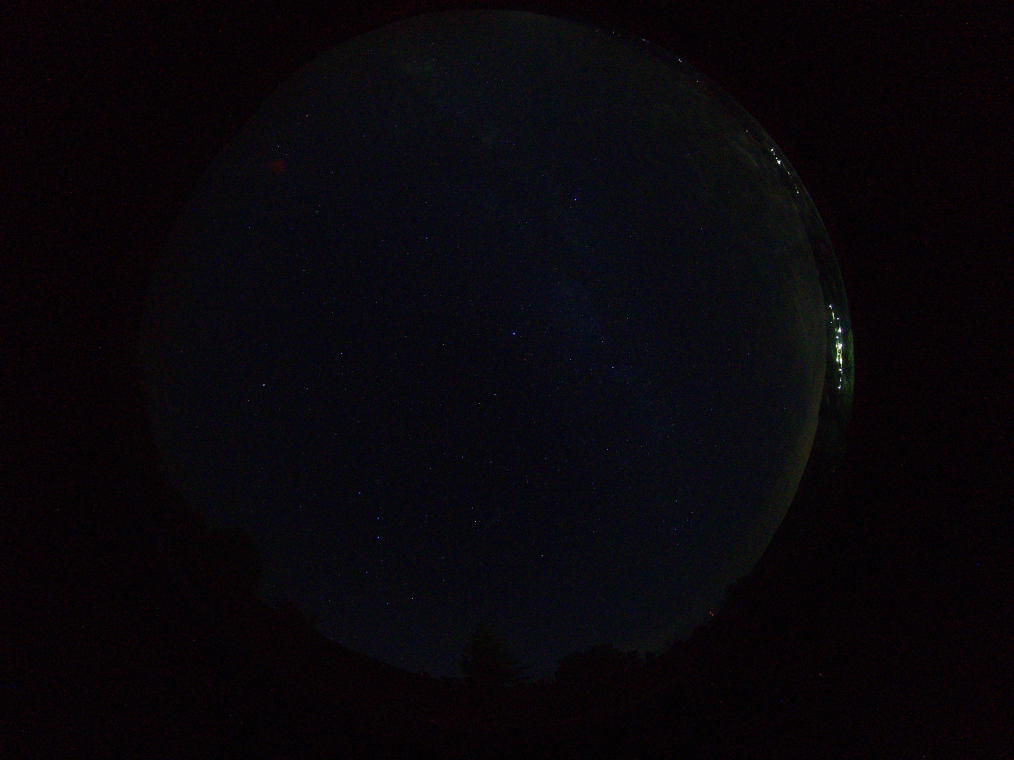
#> input picture examples/images/2026_07_08_01_01_06.jpg, 4056 x 3040 px (shown at 1/4 size)
$ python -i config.py   (imports and definitions only)
#> lines starting #> are read from the running program, lines starting #| are printed output that depends on the picture
"""Run-time options of the calibration and a few helpers shared by the modules.

The defaults are the ones validated on the multi-camera test set (version 1.0). They can be changed for a block
of code with :func:`options`::

    with ascal.config.options(max_time=60, refraction=False):
        result = ascal.calibrate([frame], site)

Options
-------
max_time        seconds allowed for one calibration (detection excluded when called from the API); 40
refraction      compare detections with apparent (refracted) altitudes; True
scale_radii     scale every pixel radius and step with the plate scale (f / 1005 px/rad, the reference camera); True
presmooth       "auto": Gaussian pre-smoothing when the measured star FWHM is below 2.2 px (undersampled stars); None disables
noise           "mad": detection threshold from the MAD of the background-subtracted frame; "rms": photutils box rms (0.3.0)
box_scale       background box proportional to the plate scale; True
tiles           "auto" (3 x 3 tiles above 16 Mpx, processed in parallel) or an integer
workers         processes for tiled detection; None = min(tiles^2, CPU count)
min_pairs       quality gate inside the refinement; 30
stage_repeats   passes over the progressive association stages; 2
parity          "auto" (try both), "direct" or "mirror"
disc            fixed sky disc (cx, cy, r) in pixels, or None
"""
from __future__ import annotations

import contextlib
import os
from typing import Any, Dict, Iterator

import numpy as np

REF_F = 1005.0          # px/rad of the reference camera (ZRO); radii of the 0.3.0 procedure refer to it

DEFAULTS: Dict[str, Any] = {
    "max_time": 40.0,
    "refraction": True,
    "scale_radii": True,
    "presmooth": "auto",
    "noise": "mad",
    "box_scale": True,
    "tiles": "auto",
    "workers": None,
    "min_pairs": 30,
    "stage_repeats": 2,
    "parity": "auto",
    "disc": None,
}

CFG: Dict[str, Any] = dict(DEFAULTS)


def get(key: str, default: Any = None) -> Any:
    return CFG.get(key, default)


@contextlib.contextmanager
def options(**changes: Any) -> Iterator[Dict[str, Any]]:
    """Temporarily change options (unknown names raise KeyError)."""
    unknown = set(changes) - set(DEFAULTS) - {"focal_scales", "psi_step", "min_pose_pairs", "k_priors", "elev"}
    if unknown:
        raise KeyError(f"unknown ascal options: {sorted(unknown)}")
    saved = dict(CFG)
    CFG.update(changes)
    try:
        yield CFG
    finally:
        CFG.clear()
        CFG.update(saved)


def radius_scale(f: float) -> float:
    """Factor applied to the pixel radii of the 0.3.0 procedure for a camera of focal length ``f`` (px/rad)."""
    return float(np.clip(f / REF_F, 0.25, 4.0)) if CFG.get("scale_radii") else 1.0


def refraction_deg(alt_true_deg, elev_m: float = 0.0):
    """Atmospheric refraction (deg) for a true altitude, Saemundsson (1986), scaled to the pressure at ``elev_m``."""
    h = np.asarray(alt_true_deg, float)
    p = 1010.0 * np.exp(-float(elev_m or 0.0) / 8400.0)
    r_arcmin = 1.02 / np.tan(np.radians(h + 10.3 / (h + 5.11))) * (p / 1010.0)
    return np.where(h > -1.0, r_arcmin / 60.0, 0.0)


def n_workers(n_tasks: int) -> int:
    w = CFG.get("workers")
    return max(1, min(n_tasks, int(w) if w else (os.cpu_count() or 1)))


def robust_disc_candidates(gray, n=4):
    """Candidate sky discs (cx, cy, r) from Hough circles on a downsampled, log-stretched frame,
    ranked by the brightness contrast across the circle (inside minus outside)."""
#> called with n = 4
    import cv2

    h, w = gray.shape
#> h = 3040; w = 4056
    scale = max(1, int(round(min(h, w) / 480)))
#> scale = 6
    small = cv2.resize(gray, (w // scale, h // scale), interpolation=cv2.INTER_AREA).astype(np.float32)
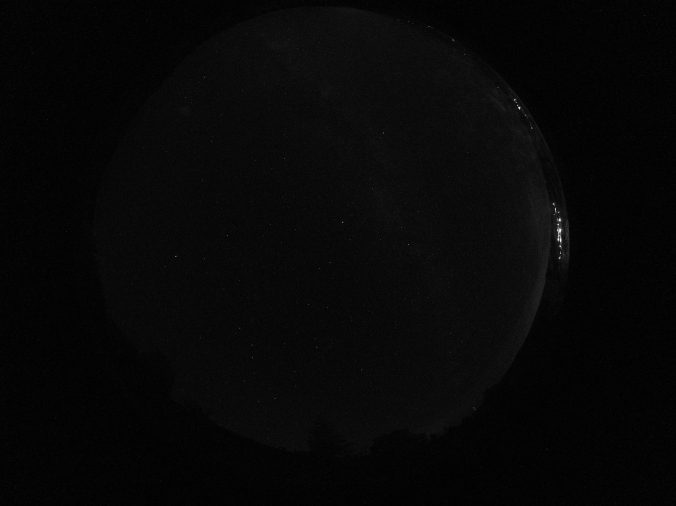
#> small: shape (506, 676) float32; min 0, max 246, mean 7.2
    lo, hi = np.percentile(small, [1, 99.5])
#> lo = 2; hi = 24
    s = np.clip((small - lo) / max(hi - lo, 1e-6), 0, 1)
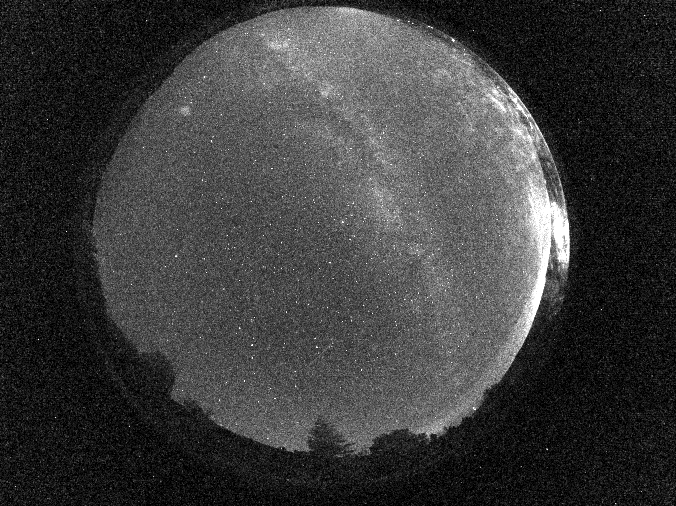
#> s: shape (506, 676) float32; min 0, max 1, mean 0.234
    s = np.log1p(30 * s) / np.log1p(30)
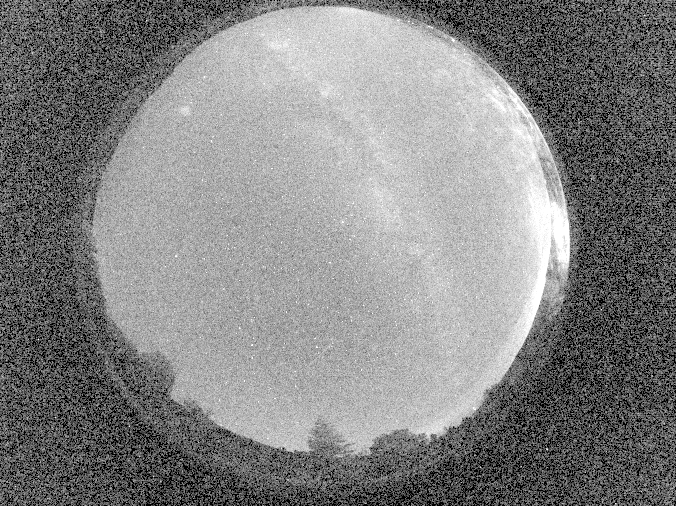
#> s: shape (506, 676) float32; min 0, max 1, mean 0.515
    s8 = cv2.GaussianBlur((255 * s).astype(np.uint8), (0, 0), 2)
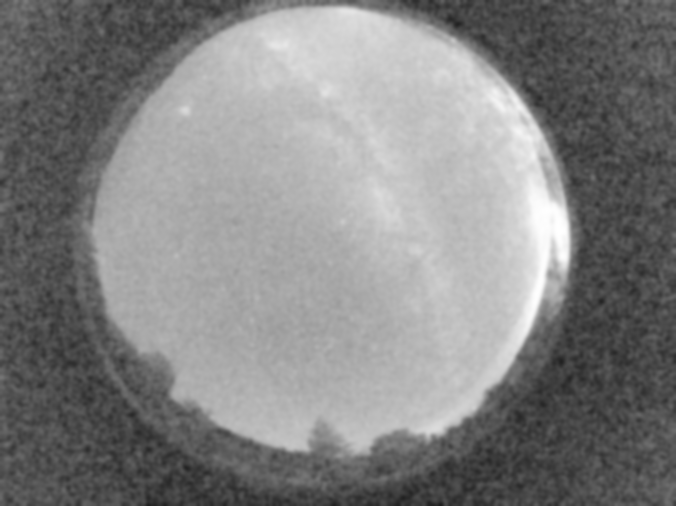
#> s8: shape (506, 676); min 28, max 255, mean 130.7
    sh, sw = s8.shape
#> sh = 506; sw = 676
    m = min(sh, sw)
#> m = 506
    cands = []
    for p2 in (60, 45, 30, 20):
        c = cv2.HoughCircles(s8, cv2.HOUGH_GRADIENT, dp=1.5, minDist=m * 0.05, param1=60, param2=p2,
                             minRadius=int(0.3 * m), maxRadius=int(0.75 * max(sh, sw)))
        if c is not None:
            cands += [tuple(v) for v in c[0][:40]]
        if len(cands) >= 20:
            break
#> after the loop, cands = 40 items, first 6: (330.8, 242.2, 238.4), (282.8, 221.2, 269.4), (357.8, 260.2, 267), (302.2, 255.8, 269), (333.8, 189.8, 312.7), (347.2, 158.2, 297.4)
    yy, xx = np.mgrid[0:sh, 0:sw]
    out = []
    for cx, cy, r in cands:
        if not (0.15 * sw < cx < 0.85 * sw and 0.15 * sh < cy < 0.85 * sh):
            continue
        d = np.hypot(xx - cx, yy - cy)
        inn = s[(d > 0.88 * r) & (d < 0.97 * r)]
        out_ = s[(d > 1.03 * r) & (d < 1.12 * r)]
        core = s[d < 0.5 * r]
        if inn.size < 50 or out_.size < 50:
            continue
        contrast = float(np.median(inn) - np.median(out_))
        sim = -abs(float(np.median(inn)) - float(np.median(core)))
        out.append((contrast + 0.5 * sim, cx * scale, cy * scale, r * scale))
#> this loop made 40 passes
#> (cx, cy, r, contrast, sim) on passes 1 to 12: (330.8, 242.2, 238.4, 0.303, -0.0354), (282.8, 221.2, 269.4, 0.0908, -0.212), (357.8, 260.2, 267, 0.0908, -0.247), (302.2, 255.8, 269, 0.133, -0.303), (333.8, 189.8, 312.7, 0, -0.338), (347.2, 158.2, 297.4, 0.0908, -0.279), (297.8, 281.2, 279.5, 0.0908, -0.212), (321.8, 323.2, 317, 0, -0.303), (330.8, 275.2, 269.4, 0.223, -0.212), (350.2, 317.2, 315, 0, -0.303), (344.2, 216.8, 284, 0.133, -0.338), (305.2, 194.2, 304.8, 0.133, -0.338)
#> pass 1, in robust_disc_candidates, `d = np.hypot(xx - cx, yy - cy)`:
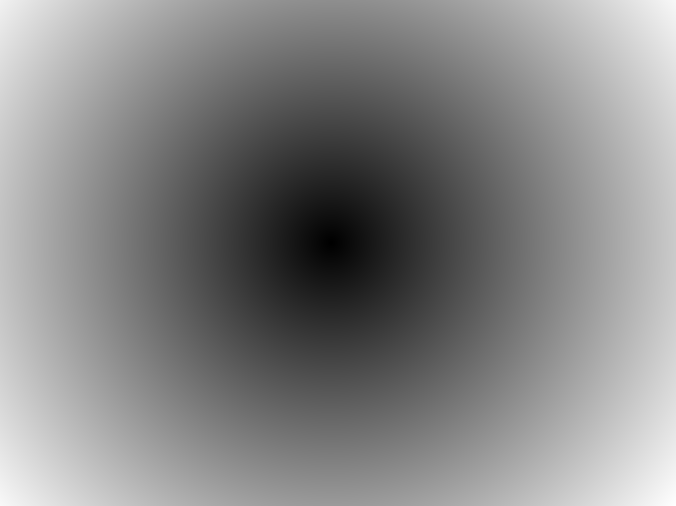
#> d: shape (506, 676) float64; min 0.354, max 433.1, mean 227.8; drawn with min black and max white
#> pass 2, in robust_disc_candidates, `d = np.hypot(xx - cx, yy - cy)`:
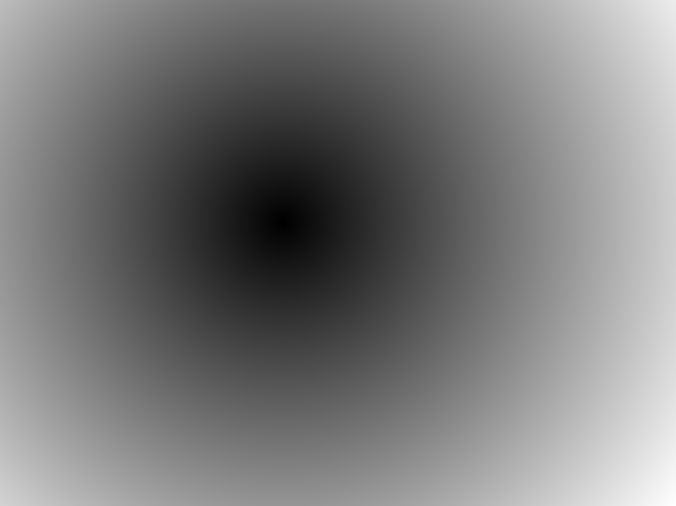
#> d: shape (506, 676) float64; min 0.354, max 484.1, mean 233.2; drawn with min black and max white
#> pass 3, in robust_disc_candidates, `d = np.hypot(xx - cx, yy - cy)`:
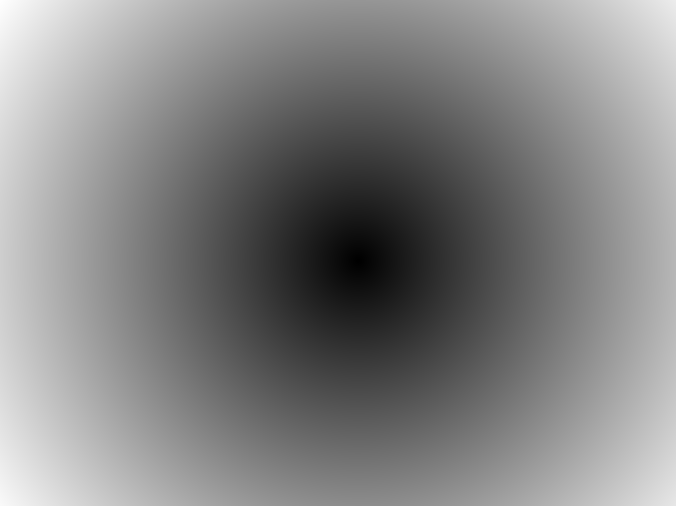
#> d: shape (506, 676) float64; min 0.354, max 442.4, mean 228.2; drawn with min black and max white
#> after the loop, out = 40 items, first 6: (0.285, 1984.5, 1453.5, 1430.7), (-0.0152, 1696.5, 1327.5, 1616.1), (-0.0329, 2146.5, 1561.5, 1601.7), (-0.0188, 1813.5, 1534.5, 1614.3), (-0.169, 2002.5, 1138.5, 1876.2), (-0.0487, 2083.5, 949.5, 1784.4)
    out.sort(key=lambda t: -t[0])
    res = []
    for sc, cx, cy, r in out:
        if all(abs(cx - a) + abs(cy - b) > 0.05 * r or abs(r - c) > 0.05 * r for a, b, c in res):
            res.append((float(cx), float(cy), float(r)))
        if len(res) >= n:
            break
#> this loop made 4 passes
#> (sc, cx, cy, r) on passes 1 to 4: (0.285, 1984.5, 1453.5, 1430.7), (0.117, 1984.5, 1651.5, 1616.1), (0.00492, 1813.5, 2173.5, 2148), (0.00492, 1705.5, 2299.5, 2292.9)
#> after the loop, res = [(1984.5, 1453.5, 1430.7), (1984.5, 1651.5, 1616.1), (1813.5, 2173.5, 2148), (1705.5, 2299.5, 2292.9)]
    return res

>>> import cv2
>>> picture = cv2.imread('../examples/images/2026_07_08_01_01_06.jpg', cv2.IMREAD_GRAYSCALE)
>>> result = robust_disc_candidates(picture)
#> result has the same summary as res in robust_disc_candidates

$ run again, on examples/images/2026_08_09_03_00_46.jpg
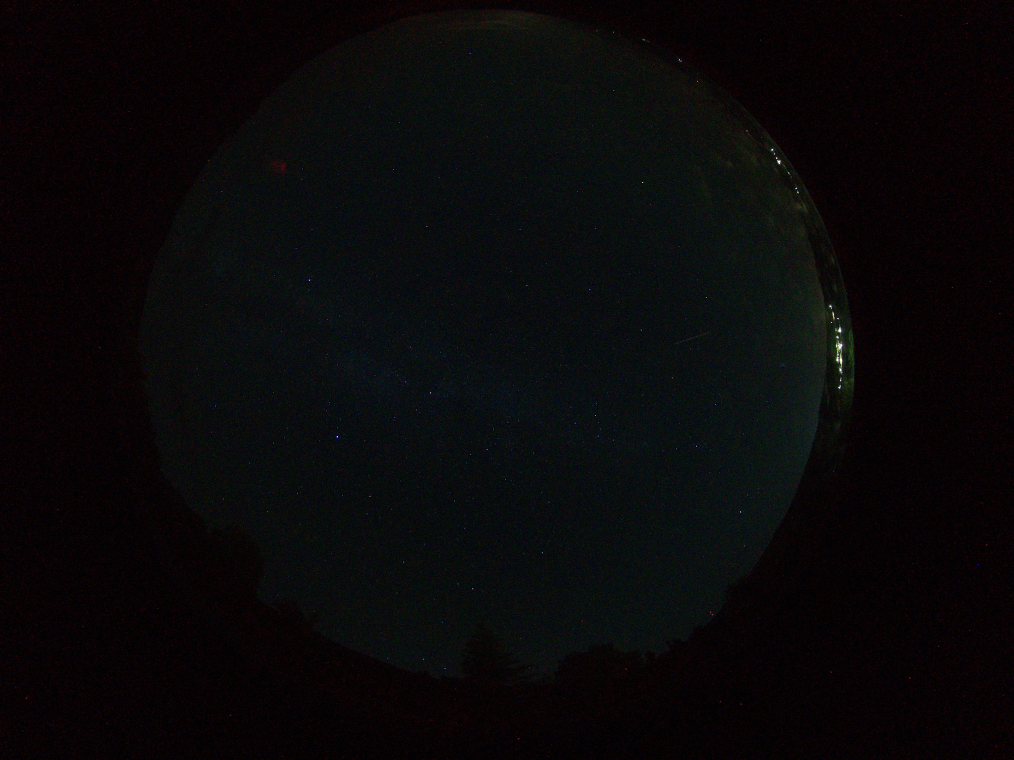
#> input picture examples/images/2026_08_09_03_00_46.jpg, 4056 x 3040 px (shown at 1/4 size)
#> lo = 2; hi = 26
#> in robust_disc_candidates, `s = np.clip((small - lo) / max(hi - lo, 1e-6), 0, 1)`:
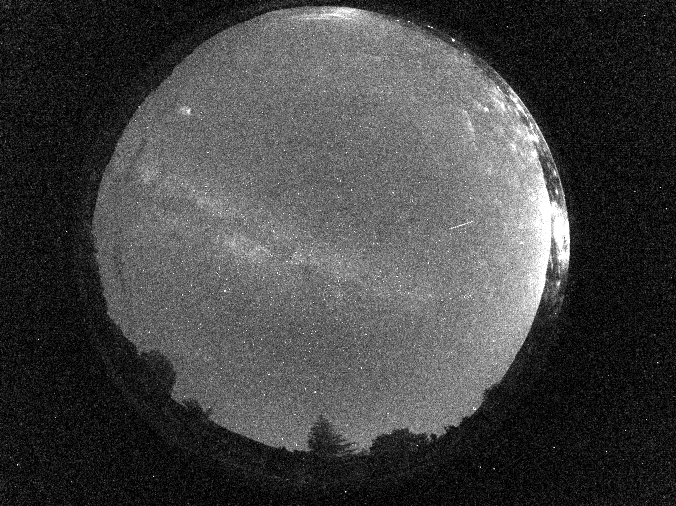
#> s: shape (506, 676) float32; min 0, max 1, mean 0.267
#> in robust_disc_candidates, `s8 = cv2.GaussianBlur((255 * s).astype(np.uint8), (0, 0), 2)`:
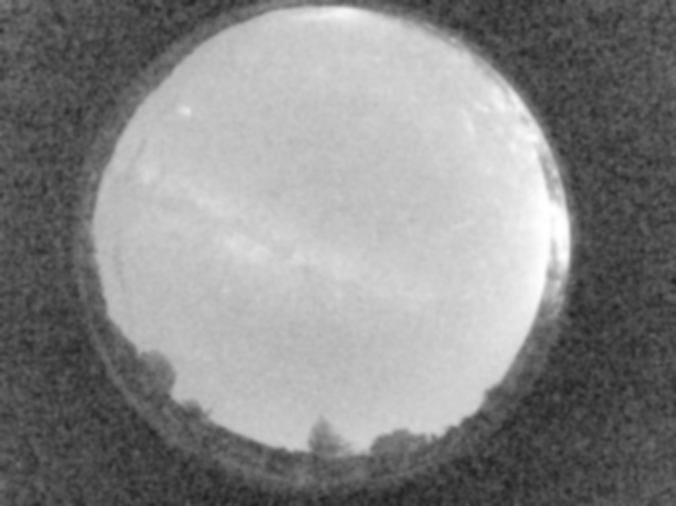
#> s8: shape (506, 676); min 32, max 255, mean 135.6
#> after the loop in robust_disc_candidates, `for p2 in (60, 45, 30, 20):`: cands = 40 items, first 6: (320.2, 245.2, 248.5), (348.8, 258.8, 259), (299.2, 230.2, 250.3), (329.2, 312.8, 307.5), (318.8, 284.2, 278.6), (353.2, 194.2, 290.2)
#> the loop in robust_disc_candidates, `for cx, cy, r in cands:` made 40 passes
#> (cx, cy, r, contrast, sim) on passes 1 to 8: (320.2, 245.2, 248.5, 0.341, -0.207), (348.8, 258.8, 259, 0.0889, -0.33), (299.2, 230.2, 250.3, 0.157, -0.236), (329.2, 312.8, 307.5, 0.0889, -0.304), (318.8, 284.2, 278.6, 0.218, -0.304), (353.2, 194.2, 290.2, 0.129, -0.419), (296.2, 272.2, 274, 0.0889, -0.304), (339.8, 216.8, 281.2, 0.129, -0.419)
#> after the loop in robust_disc_candidates, `for cx, cy, r in cands:`: out = 40 items, first 6: (0.237, 1921.5, 1471.5, 1491), (-0.0761, 2092.5, 1552.5, 1554), (0.0389, 1795.5, 1381.5, 1501.8), (-0.0632, 1975.5, 1876.5, 1844.7), (0.0655, 1912.5, 1705.5, 1671.9), (-0.0808, 2119.5, 1165.5, 1741.2)
#> the loop in robust_disc_candidates, `for sc, cx, cy, r in out:` made 4 passes
#> (sc, cx, cy, r) on passes 1 to 4: (0.237, 1921.5, 1471.5, 1491), (0.0655, 1912.5, 1705.5, 1671.9), (0.0655, 1660.5, 1759.5, 1872.6), (0.0655, 1786.5, 535.5, 2213.7)
#> after the loop in robust_disc_candidates, `for sc, cx, cy, r in out:`: res = [(1921.5, 1471.5, 1491), (1912.5, 1705.5, 1671.9), (1660.5, 1759.5, 1872.6), (1786.5, 535.5, 2213.7)]
#> result has the same summary as res in robust_disc_candidates
